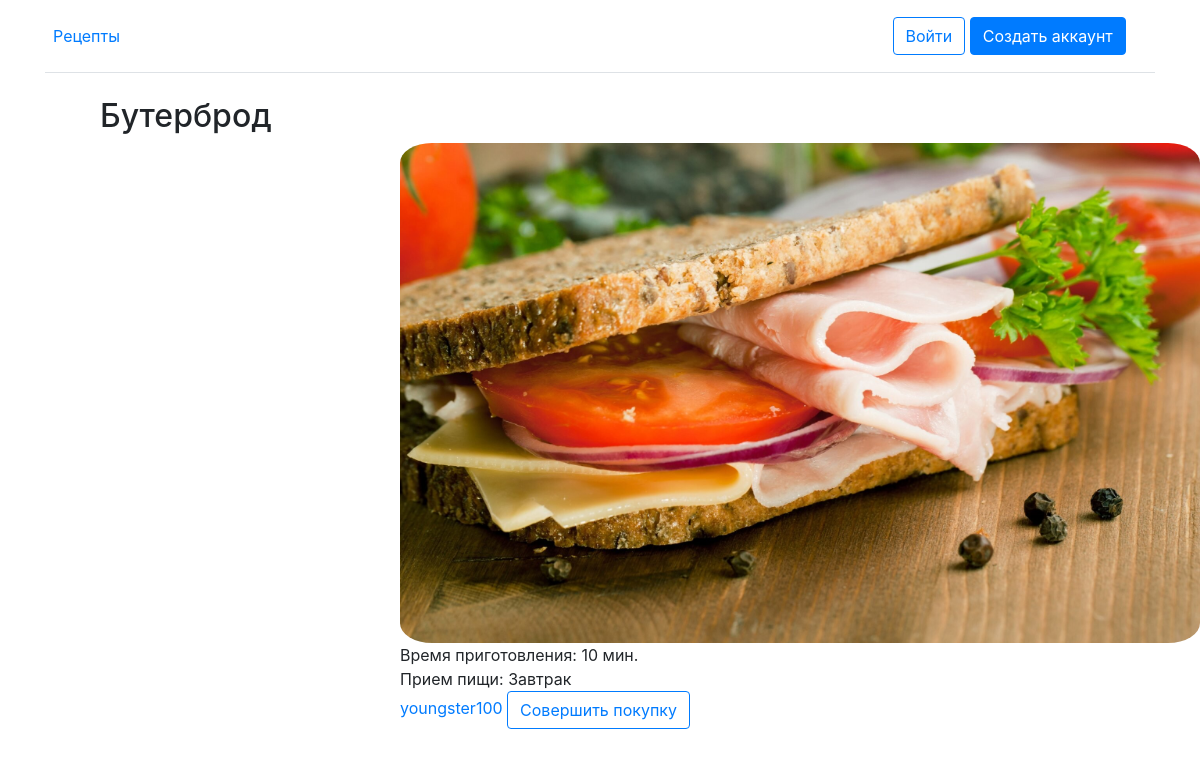
The page /item/22 on the database its author committed.
### app/models.py (models this page shows, shortened)
class Receipt(models.Model):
    user = models.ForeignKey(
        User, on_delete=models.CASCADE, null=True, blank=True)
    name = models.CharField(max_length=30)
    type = models.ForeignKey(Type, on_delete=models.SET_NULL, null=True, default='Ужин')
    cooking_time = models.CharField(max_length=30, default='30')
    img = models.ImageField(upload_to='images/', default='images/1.jpg') #
    instruction = models.TextField(default='Пока не добавлено')

class Type(models.Model):
    name = models.CharField(max_length=30)
    def __str__(self):
        return self.name

### app/views.py (the view)
# urls.py: path('item/<int:receipt_id>', item, name='item'),
def item(request, receipt_id):
    if request.user.is_authenticated:
        if request.method == 'POST':
            form_id = request.POST.get('form_id')
            if form_id == 'form1' or form_id == 'form2':
                receipt = get_object_or_404(Receipt, pk=receipt_id)
                try:
                    favorite = Favorite.objects.get(user=request.user, receipt=receipt)
                    favorite.delete()
                except Favorite.DoesNotExist:
                    favorite = Favorite(user=request.user, receipt=receipt)
                    favorite.save()
                return redirect(f'/item/{receipt_id}')
        else:
            receipt = Receipt.objects.get(id=receipt_id)
            is_favorite = Favorite.objects.filter(user=request.user, receipt=receipt).exists()
            purchases = Purchased.objects.filter(user=request.user)
            purchased = [purchased.receipt for purchased in purchases]
            context = {
                'receipt': receipt,
                'is_favorite': is_favorite,
                '#purchased': purchased,
            }
            return render(request, 'item.html', context)
    else:
        if request.method == 'POST':
            form_id = request.POST.get('form_id')
            if form_id == 'form1' or form_id == 'form2':
                return redirect('accounts/login')
        else:
            receipt = Receipt.objects.get(id=receipt_id)
            context = {
                'receipt': receipt,
            }
            return render(request, 'item.html', context)

### app/templates/item.html (shortened to what this page needs)
{% extends 'base.html' %}
{% block content %}
  <div class="title"><h2>{{ receipt.name }}</h2></div>
  <div class="main_block">
    <img class="food" src="{{receipt.img.url}}" width="800" height="500">
    {% if request.user.is_authenticated %}
                      {% if receipt in purchased %}
                      <a href="{% url 'subscribe' receipt.id %}">{{ receipt.user }}</a><br>
                                          <a href="{% url 'edit' receipt.id %}" class="w-70 btn btn btn-outline-primary">Редактировать</a><br>
                          Время приготовления: {{ receipt.cooking_time }} мин.<br>
                          Прием пищи: {{ receipt.type }}<br>
                          Рецепт: {{ receipt.instruction }}<br><br><br><br>
                      {% else %}
                                          {% if request.user == receipt.user %}
                                          <a href="{% url 'subscribe' receipt.id %}">{{ receipt.user }}</a><br>
                                          <a href="{% url 'edit' receipt.id %}" class="w-70 btn btn btn-outline-primary">Редактировать</a><br>
                                          Время приготовления {{ receipt.cooking_time }} мин.<br>
                                          Прием пищи {{ receipt.type }}<br>
                                          Рецепт {{ receipt.instruction }}<br>
                                          {% else %}
                                          <a href="{% url 'subscribe' receipt.id %}">{{ receipt.user }}</a><br>
                                              <a href="{% url 'checkout' receipt.id %}" class="w-70 btn btn btn-outline-primary">Совершить покупку</a><br>
                                              <br>
                                              Время приготовления: {{ receipt.cooking_time }} мин.<br>
                                              Прием пищи: {{ receipt.type }}<br>
                                              {% endif %}
                          <br>
                          <br>
                          <br>
                      {% endif %}
    {% else %}
    Время приготовления: {{ receipt.cooking_time }} мин.<br>
    Прием пищи: {{ receipt.type }}<br>
      <a href="{% url 'subscribe' receipt.id %}">{{ receipt.user }}</a>
      <a href="{% url 'login' %}" class="w-70 btn btn btn-outline-primary">Совершить покупку</a><br>
      <br>
      <br>
      <br>
    {% endif %}
  </div>
{% endblock %}

### app/templates/base.html (style rules this page uses)
img.food { border-radius: 4%; }
div.title { padding-left: 100px; padding-right: 100px; }
div.main_block { padding-left: 400px; padding-right: 500px; }

### app/templates/item.html (style rules this page uses)
div.main_block { padding-left: 400px; padding-right: 500px; }

### rows shown on the page
Receipt: name "Бутерброд", img (picture), cooking_time "10", type "Завтрак", user "youngster100"
